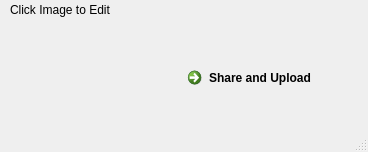
<?xml version="1.0" encoding="UTF-8"?>
<ui version="4.0">
 <class>MainWindow</class>
 <widget class="QMainWindow" name="MainWindow">
  <property name="geometry">
   <rect>
    <x>0</x>
    <y>0</y>
    <width>368</width>
    <height>152</height>
   </rect>
  </property>
  <property name="sizePolicy">
   <sizepolicy hsizetype="Fixed" vsizetype="Fixed">
    <horstretch>0</horstretch>
    <verstretch>0</verstretch>
   </sizepolicy>
  </property>
  <property name="windowTitle">
   <string>Clipser</string>
  </property>
  <widget class="QWidget" name="centralWidget">
   <property name="styleSheet">
    <string notr="true">#widget:hover{
	background-color : blue;
}
</string>
   </property>
   <widget class="QWidget" name="widget" native="true">
    <property name="geometry">
     <rect>
      <x>10</x>
      <y>30</y>
      <width>161</width>
      <height>81</height>
     </rect>
    </property>
    <property name="cursor">
     <cursorShape>PointingHandCursor</cursorShape>
    </property>
   </widget>
   <widget class="QCommandLinkButton" name="commandLinkButton">
    <property name="geometry">
     <rect>
      <x>180</x>
      <y>60</y>
      <width>186</width>
      <height>41</height>
     </rect>
    </property>
    <property name="text">
     <string>Share and Upload</string>
    </property>
   </widget>
   <widget class="QLabel" name="label">
    <property name="geometry">
     <rect>
      <x>10</x>
      <y>0</y>
      <width>141</width>
      <height>20</height>
     </rect>
    </property>
    <property name="text">
     <string>Click Image to Edit</string>
    </property>
   </widget>
  </widget>
  <widget class="QMenuBar" name="menuBar">
   <property name="geometry">
    <rect>
     <x>0</x>
     <y>0</y>
     <width>368</width>
     <height>25</height>
    </rect>
   </property>
  </widget>
  <widget class="QStatusBar" name="statusBar"/>
 </widget>
 <layoutdefault spacing="6" margin="11"/>
 <resources/>
 <connections/>
 <slots>
  <slot>upload()</slot>
 </slots>
</ui>
